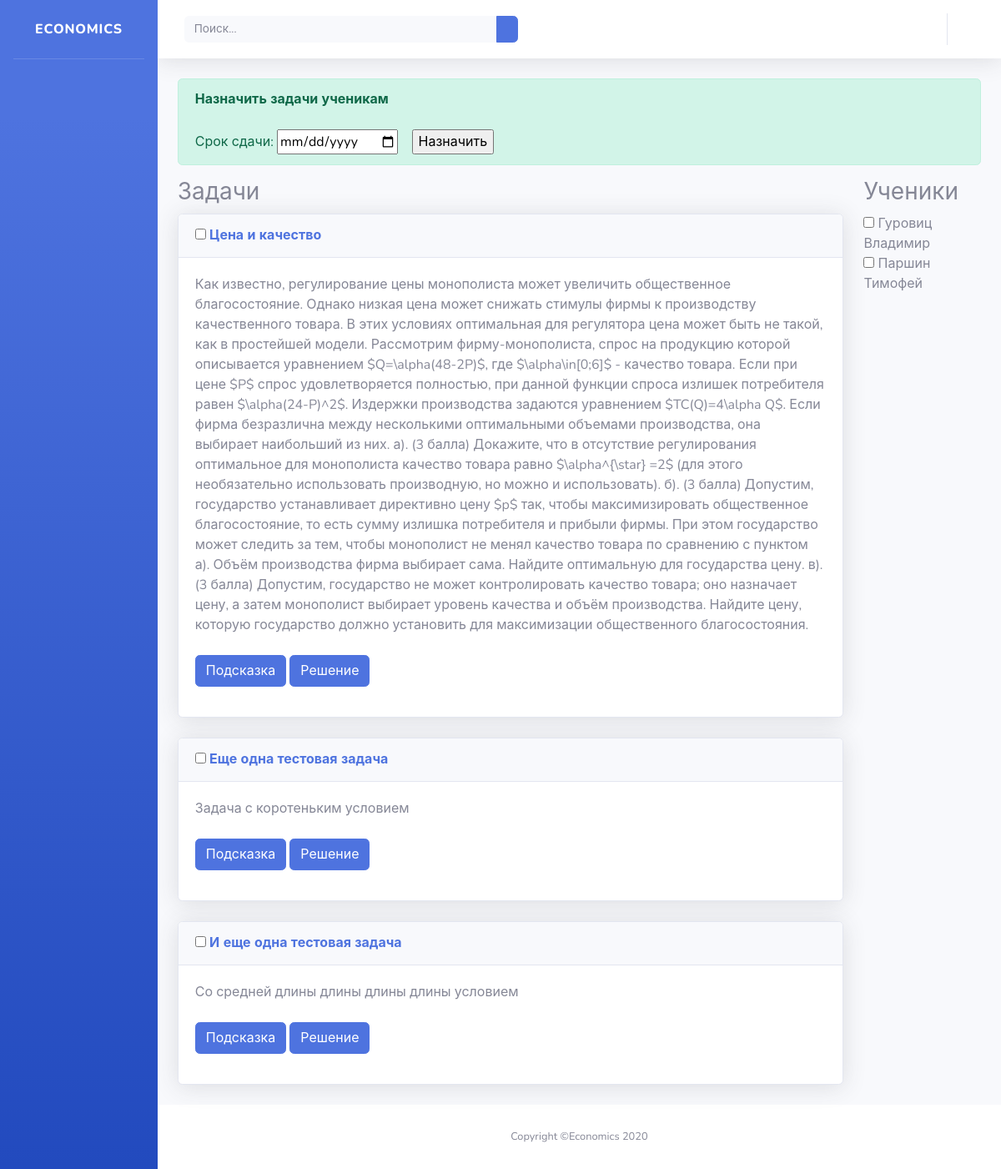
/problems/, run on an earlier commit of the app's database.
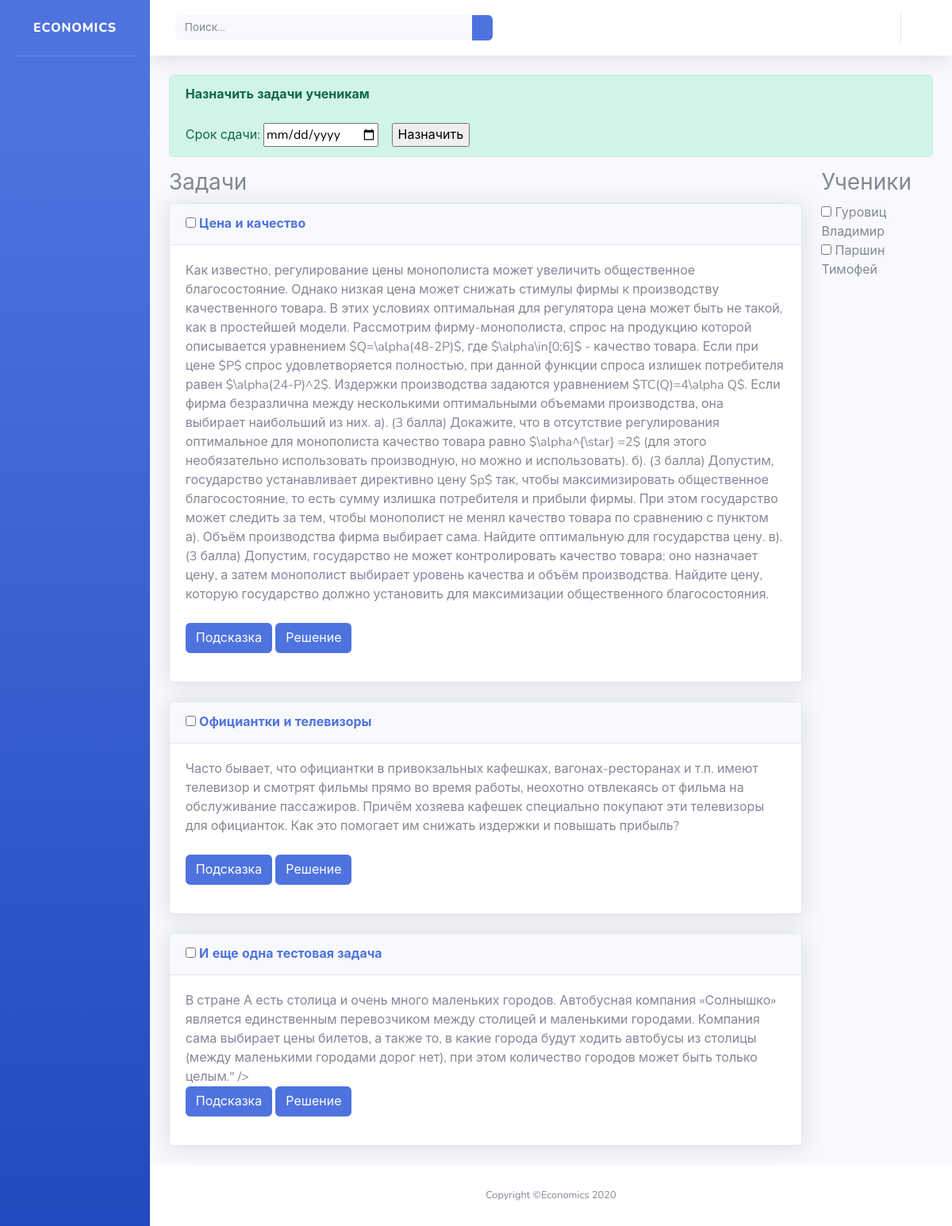
And on a later commit of the database.
### problems/models.py (models this page shows, shortened)
class Problem(models.Model):
    name = models.CharField('Название', max_length=200)
    task = models.TextField('Условие')
    short_answer = models.CharField('Ответ (для автоматической проверки)', max_length=200, blank=True)
    solution = models.TextField('Решение', blank=True)
    hint = models.TextField('Подсказка', blank=True)
    assignments = models.ManyToManyField(User, through='Assignment', through_fields=['problem', 'person'])
    class Meta:
        ordering = ['id']

### problems/views.py (the view)
# urls.py: path('', views.index, name='index'),
def index(request):
    students = User.objects.all()
    problems = Problem.objects.all()
    context = {'problems': problems,
               'students': students,}
    return render(request, 'problems/sb/index.html', context)

### problems/templates/problems/sb/index.html (shortened to what this page needs)
{% load static %}
<!DOCTYPE html>
<html lang="en">
<head>
  <link src="{% static 'problems/sb/vendor/fontawesome-free/css/all.min.css' %}" rel="stylesheet" type="text/css">
  <link href="{% static 'problems/sb/css/sb-admin-2.min.css' %}" rel="stylesheet">
</head>
<body id="page-top">
  <div id="wrapper">
    <ul class="navbar-nav bg-gradient-primary sidebar sidebar-dark accordion" id="accordionSidebar">
      <a class="sidebar-brand d-flex align-items-center justify-content-center" href="index.html">
        <div class="sidebar-brand-text mx-3">Economics</div>
      </a>
      <hr class="sidebar-divider my-0">
    </ul>
    <div id="content-wrapper" class="d-flex flex-column">
      <div id="content">
        <nav class="navbar navbar-expand navbar-light bg-white topbar mb-4 static-top shadow">
          <form class="d-none d-sm-inline-block form-inline mr-auto ml-md-3 my-2 my-md-0 mw-100 navbar-search">
            <div class="input-group">
              <input type="text" class="form-control bg-light border-0 small" placeholder="Поиск..." aria-label="Search" aria-describedby="basic-addon2">
              <div class="input-group-append">
                <button class="btn btn-primary" type="button">
                </button>
              </div>
            </div>
          </form>
          <ul class="navbar-nav ml-auto">
            <li class="nav-item dropdown no-arrow">
              <a class="nav-link dropdown-toggle" href="#" id="userDropdown" role="button" data-toggle="dropdown" aria-haspopup="true" aria-expanded="false">
              </a>
            </li>
          </ul>
        </nav>
          <form method="POST" action="assign">
            <div class="container-fluid">
                  <div class="row">
                      <div class="col">
                        <div  class="alert alert-success" role="alert">
                          <b>Назначить задачи ученикам</b>
                          <br><br>Срок сдачи:
                          <input type="date" name="date_deadline">&nbsp;&nbsp;&nbsp;
                          <input type="submit" value="Назначить">
                        </div>
                    </div>
                  </div>
                  <div class="row">
                      <div class="col-10">
                          <h3>Задачи</h3>
                          <div id="problems">
                              {% autoescape off %}
                              {% include "problems/problem_list.html" %}
                              {% endautoescape %}
                          </div>
                      </div>
                      <div class="col">
                          <h3>Ученики</h3>
                          <div id="students">
                              {% include "problems/student_list.html" %}
                          </div>
                      </div>
                  </div>
              </div>
  </form>
      </div>
      <footer class="sticky-footer bg-white">
        <div class="container my-auto">
          <div class="copyright text-center my-auto">
            <span>Copyright &copy;Economics 2020</span>
          </div>
        </div>
      </footer>
    </div>
  </div>
</body>
</html>

### problems/templates/problems/problem_list.html (shortened to what this page needs)
{% for problem in problems %}
<div class="problem_in_list">
    <div class="card shadow mb-4">
        <a class="d-block card-header py-3" role="button" aria-expanded="true" aria-controls="collapseCardExample">
          <h6 class="m-0 font-weight-bold text-primary">
              <input type="checkbox" name="problem" value="{{ problem.id }}">
              {{ problem.name }}
          </h6>
        </a>
        <div class="collapse show" id="collapseCardExample">
          <div class="card-body">
            <div class="task">
                {{ problem.task }}
            </div>
            <div class="problem_links">
                <br>
                <a class="btn btn-primary" data-toggle="collapse" href="#hint-{{ problem.id }}" role="button" aria-expanded="false" aria-controls="collapseExample">Подсказка</a>
                <a class="btn btn-primary" data-toggle="collapse" href="#solution-{{ problem.id }}" role="button" aria-expanded="false" aria-controls="collapseExample">Решение</a>
            </div>
          </div>
        </div>
    </div>
</div>
{% endfor %}

What changed in the data, as far as the page shows it:
removed Problem: name "Еще одна тестовая задача", task "Задача с коротеньким условием"
added Problem: name "Официантки и телевизоры", task "Часто бывает, что официантки в привокзальных кафешках, вагонах-ресторанах и т.п. имеют телевизор и смотрят фильмы прямо во время работы, неохотно отвлекаясь от фильма на обслуживание пассажиров. Причём хозяева кафешек специально покупают эти телевизоры для официанток. Как это помогает им снижать издержки и повышать прибыль?"
changed Problem "И еще одна тестовая задача": task "Со средней длины длины длины длины условием" → "В стране А есть столица и очень много маленьких городов. Автобусная компания «Солнышко» является единственным перевозчиком между столицей и маленькими городами. Компания сама выбирает цены билетов, а также то, в какие города будут ходить автобусы из столицы (между маленькими городами дорог нет), при этом количество городов может быть только целым.\" />"
